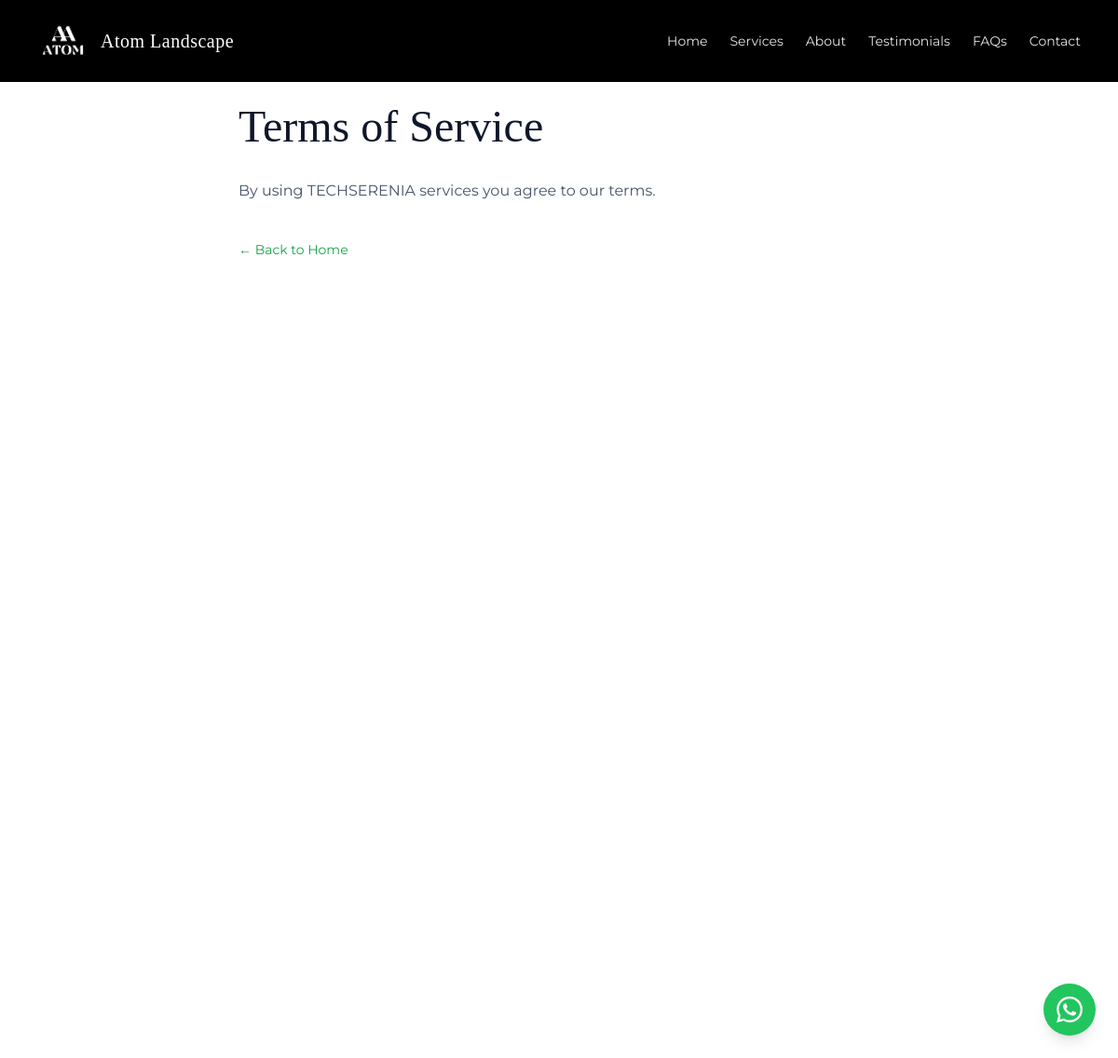
Screenshot of /terms with the database file from the repository.
### tables this page shows
CREATE TABLE settings (
            id INTEGER PRIMARY KEY, company_name TEXT DEFAULT 'TECHSERENIA',
            hero_title TEXT DEFAULT 'Turn Your Dubai Outdoor Space into an Exclusive Oasis',
            hero_subtitle TEXT DEFAULT 'Luxury landscape design and swimming pools by experts',
            logo TEXT DEFAULT '', bg_type TEXT DEFAULT 'image', bg_file TEXT DEFAULT '',
            whatsapp TEXT DEFAULT '971500000000', phone TEXT DEFAULT '', email TEXT DEFAULT '',
            address TEXT DEFAULT '', map_url TEXT DEFAULT '', instagram TEXT DEFAULT '', facebook TEXT DEFAULT '',
            founder_name TEXT DEFAULT 'Founder Name', founder_title TEXT DEFAULT 'Founder & CEO',
            founder_desc TEXT DEFAULT 'Passionate about creating beautiful outdoor spaces across Dubai.',
            founder_image TEXT DEFAULT '', services_bg TEXT DEFAULT '',
            admin_pass TEXT DEFAULT '', delete_pass TEXT DEFAULT '',
            stat_projects TEXT DEFAULT '150', stat_years TEXT DEFAULT '12', stat_satisfaction TEXT DEFAULT '98', stat_team TEXT DEFAULT '25', stat_happy TEXT DEFAULT '200', stat_reviews TEXT DEFAULT '180',
            counters_bg TEXT DEFAULT '', faq_image TEXT DEFAULT '', faq_heading TEXT DEFAULT 'Some General Question?', cta_bg TEXT DEFAULT '', form_title TEXT DEFAULT 'Transform Your Dream Landscape with a Tailored Consultation', form_subtitle TEXT DEFAULT 'Book a private, one-on-one consultation with Dubai''s leading landscaping experts to explore a bespoke outdoor design tailored to your villa and lifestyle.', form_heading TEXT DEFAULT 'Schedule Your Free Consultation',
            smtp_sender TEXT DEFAULT '', smtp_app_pass TEXT DEFAULT '', smtp_receiver TEXT DEFAULT '',
            intro_title TEXT DEFAULT 'Green Space Landscaping Services',
            intro_text TEXT DEFAULT 'We believe outdoor spaces should be sanctuaries that nurture well-being and celebrate nature.',
            intro_image TEXT DEFAULT '', intro_badge TEXT DEFAULT '6+', intro_badge_label TEXT DEFAULT 'Year Experience',
            show_services INTEGER DEFAULT 1, show_about INTEGER DEFAULT 1, show_founder INTEGER DEFAULT 1,
            show_testimonials INTEGER DEFAULT 1, show_faqs INTEGER DEFAULT 1, show_gallery INTEGER DEFAULT 1, show_intro INTEGER DEFAULT 1, show_clients INTEGER DEFAULT 1, show_videos TEXT DEFAULT '1', favicon TEXT DEFAULT '');

### app.py (the view)
@app.route("/terms")
def terms():
    return render_template("legal.html", s=gs(), links=get_links(), title="Terms of Service", content="By using TECHSERENIA services you agree to our terms.")

### app.py (called while the page is built)
def db():
    c = sqlite3.connect(DB_PATH); c.row_factory = sqlite3.Row; return c

def gs():
    with db() as c: return dict(c.execute("SELECT * FROM settings WHERE id=1").fetchone())

def get_links():
    with db() as c: return [dict(r) for r in c.execute("SELECT * FROM external_links ORDER BY id")]

### templates/legal.html (shortened to what this page needs)
{% extends "base.html" %}
{% block content %}
<section class="pt-28 pb-20 min-h-screen bg-white">
  <div class="max-w-3xl mx-auto px-6 md:px-10">
    <h1 class="font-display text-4xl md:text-5xl text-slate-900 mb-8">{{ title }}</h1>
    <div class="text-slate-600 leading-relaxed whitespace-pre-line">{{ content }}</div>
    <a href="/" class="inline-block mt-10 text-grass-dark hover:underline text-sm">← Back to Home</a>
  </div>
</section>
{% endblock %}

### templates/base.html (shortened to what this page needs)
<!DOCTYPE html>
<html lang="en">
<head>
<script src="https://cdn.tailwindcss.com"></script>
<link rel="stylesheet" href="https://cdn.jsdelivr.net/npm/swiper@11/swiper-bundle.min.css">
</head>
<body class="bg-grass-soft text-slate-800" oncontextmenu="return false" onselectstart="return false" ondragstart="return false">
<header class="fixed top-0 inset-x-0 z-50 bg-black">
  <div class="max-w-7xl mx-auto flex items-center justify-between px-5 md:px-10 py-3 md:py-4">
    <a href="/#home" class="flex items-center gap-3">
      {% if s and s.logo %}<img src="{{ url_for('static',filename='uploads/'+s.logo) }}" class="h-12 md:h-14 w-auto" alt="">{% endif %}
      <span class="font-display text-lg md:text-xl text-white tracking-wide">{{ s.company_name if s else 'TECHSERENIA' }}</span>
    </a>
    <nav class="hidden md:flex items-center gap-6 text-sm text-white/90">
      <a href="/#home" class="hover:text-grass-light">Home</a>
      <a href="/#services" class="hover:text-grass-light">Services</a>
      <a href="/#about-us" class="hover:text-grass-light">About</a>
      <a href="/#testimonials" class="hover:text-grass-light">Testimonials</a>
      <a href="/#faqs" class="hover:text-grass-light">FAQs</a>
      <a href="/#consult" class="hover:text-grass-light">Contact</a>
    </nav>
  </div>
</header>
{% block content %}{% endblock %}
<a href="https://wa.me/{{ s.whatsapp if s and s.whatsapp else '971500000000' }}?text=Hello%2C%20I%27m%20interested%20in%20your%20landscaping%20services%20in%20Dubai." target="_blank" class="fixed bottom-6 right-6 z-40 bg-grass hover:bg-grass-dark w-14 h-14 rounded-full flex items-center justify-center shadow-lg">
</a>
</body></html>

### templates/base.html (style rules this page uses)
body { font-family:Montserrat,sans-serif;background:#f0fdf4;-webkit-user-select:none;user-select:none;-webkit-touch-callout:none }
.font-display { font-family:'Playfair Display',serif }
html { scroll-behavior:smooth }

### rows the page displays
settings: logo (picture), company_name "Atom Landscape"

### other values shown
{{ title }} "Terms of Service"
{{ content }} "By using TECHSERENIA services you agree to our terms."
